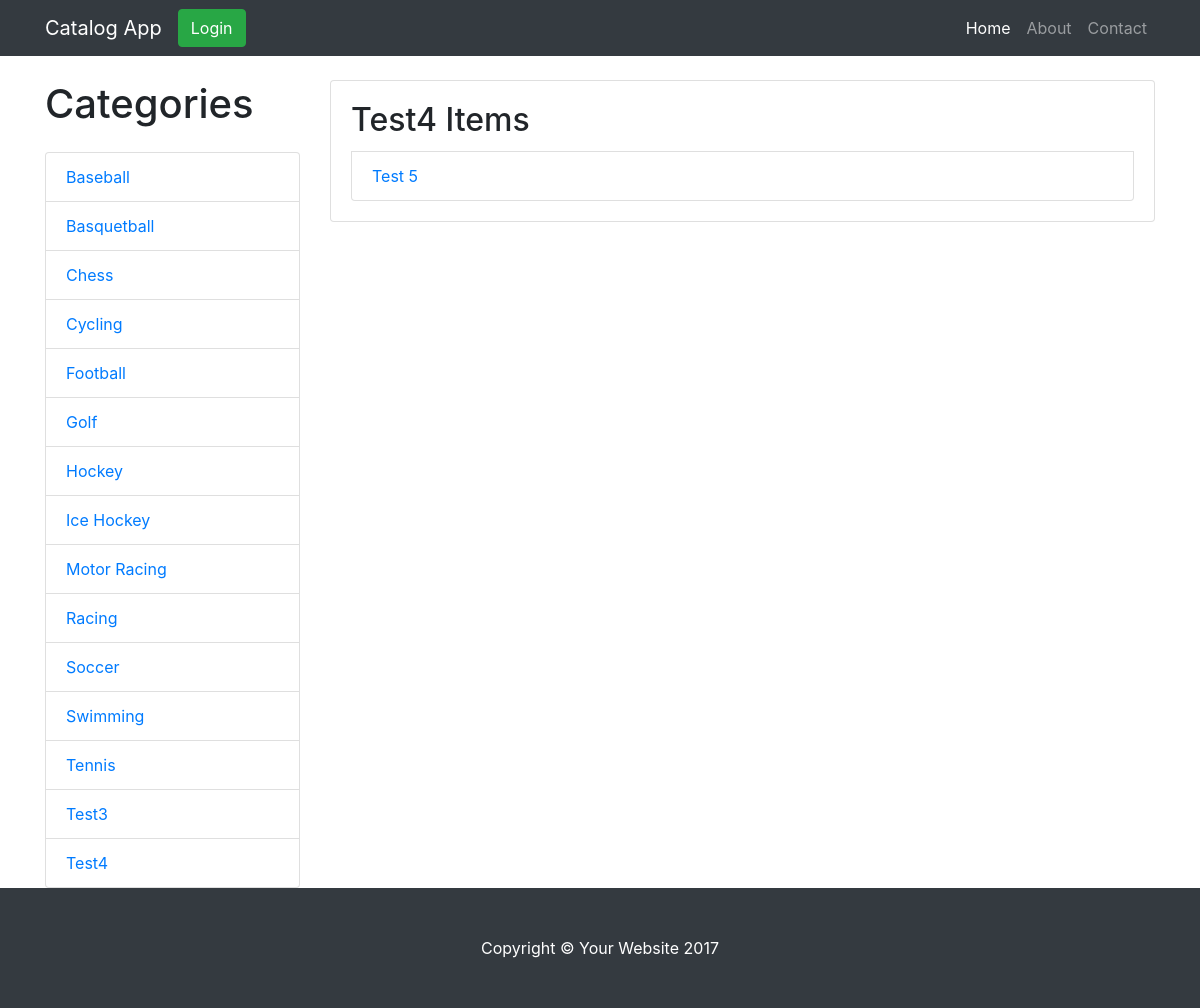
/catalog/Test4/items, run on an earlier commit of the app's database.
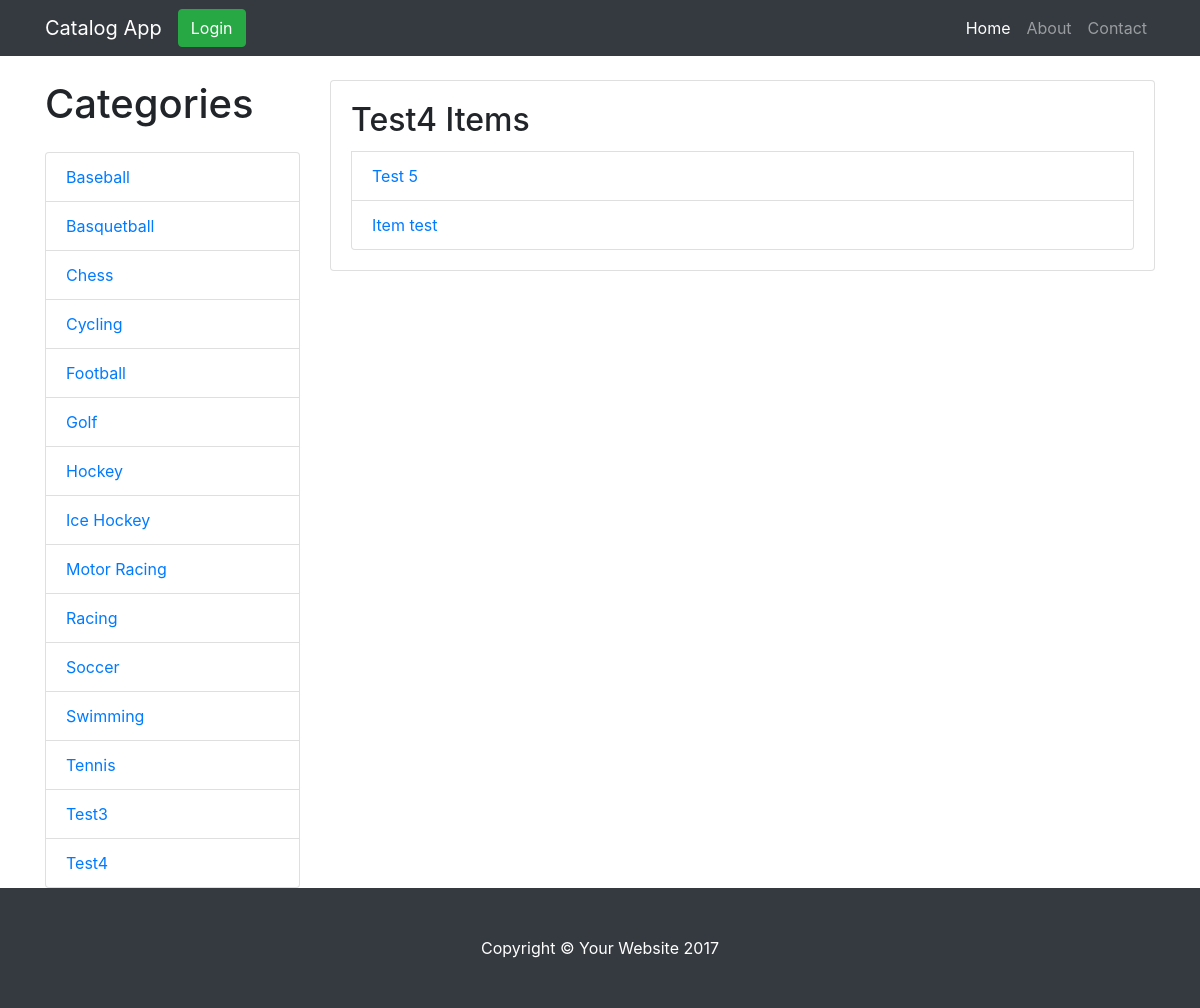
And on a later commit of the database.
### database_setup.py (models this page shows, shortened)
class Category(Base):
    __tablename__ = 'category'
    id = Column(Integer, primary_key=True)
    name = Column(String(250), nullable=False)
    user_id = Column(Integer,ForeignKey('user.id'))
    user = relationship(User)
    items = relationship("Item")

class Item(Base):
    __tablename__ = 'item'
    name =Column(String(80), nullable = False)
    id = Column(Integer, primary_key = True)
    description = Column(String(250))
    price = Column(String(8))
    picture = Column(String(250), nullable = True)
    category_id = Column(Integer,ForeignKey('category.id'))
    date_creation = Column(DateTime(timezone=True), server_default=func.now())
    date_update = Column(DateTime(timezone=True), server_default=func.now())
    category = relationship(Category, back_populates='items')
    user_id = Column(Integer,ForeignKey('user.id'))
    user = relationship(User)

### application.py (the view)
@app.route('/catalog/<string:category_name>/items')
def showItems(category_name):
    category = session.query(Category).filter_by(name=category_name).one()
    items = session.query(Item).filter_by(category_id=category.id).all()
    items_number = len(items)
    categories = session.query(Category).order_by(Category.name)
    if not items:
        return "<script>function myFunction() {alert('This category do not have items yet. Please add new items for this category');location.href='/catalog/%s/new';}</script><body onload='myFunction()''>" % category_name
    if 'username' not in login_session:
        return render_template('publicitems.html', category_name=category.name, items=items, categories=categories, items_number=items_number)
    else:
        return render_template('items.html', category_name=category.name, items=items, categories=categories, items_number=items_number)

### templates/publicitems.html (shortened to what this page needs)
<!DOCTYPE html>
<html lang="en">
  <head>
    <link rel=stylesheet type=text/css href="{{ url_for('static', filename='vendor/bootstrap/css/bootstrap.min.css') }}">
    <link rel=stylesheet type=text/css href="{{ url_for('static', filename='css/shop-item.css') }}">
  </head>
  <body>
    <nav class="navbar navbar-expand-lg navbar-dark bg-dark fixed-top">
      <div class="container">
        <a class="navbar-brand" href="/catalog">Catalog App</a>
        {% if 'username' not in login_session %}
          <a href = '{{url_for('showLogin')}}' class="btn btn-success">Login</a>
          {% else %}
          <a href = '{{url_for('disconnect')}}' class="btn btn-success">Logout</a>
        {% endif %}
        <div class="collapse navbar-collapse" id="navbarResponsive">
          <ul class="navbar-nav ml-auto">
            <li class="nav-item active">
              <a class="nav-link" href="/catalog">Home
              </a>
            </li>
            <li class="nav-item">
              <a class="nav-link" href="#">About</a>
            </li>
            <li class="nav-item">
              <a class="nav-link" href="#">Contact</a>
            </li>
          </ul>
        </div>
      </div>
    </nav>
    <div class="container">
      <div class="row">
        <div class="col-lg-3">
          <h1 class="my-4">Categories</h1>
          <div class="list-group">
          	{% for category in categories %}
            <a href="{{url_for('showItems',category_name=category.name)}}" class="list-group-item">{{category.name}}</a>
            {% endfor %}
          </div>
        </div>
        <div class="col-lg-9">
          <div class="card mt-4">
            <div class="card-body">
              <h2 class="card-title">{{category_name}} Items</h2>
              {% for item in items %}
            <a href="{{url_for('infoItem',category_name=category_name,item_name=item.name)}}" class="list-group-item">{{item.name}}</a>
            {% endfor %}
            </div>
          </div>
        </div>
      </div>
    </div>
    <footer class="py-5 bg-dark">
      <div class="container">
        <p class="m-0 text-center text-white">Copyright &copy; Your Website 2017</p>
      </div>
    </footer>
  </body>
</html>

### static/css/shop-item.css (style rules this page uses)
body { padding-top: 54px; }
@media (min-width: 992px) { body { padding-top: 56px; } }

What changed in the data, as far as the page shows it:
added Item: name "Item test"
